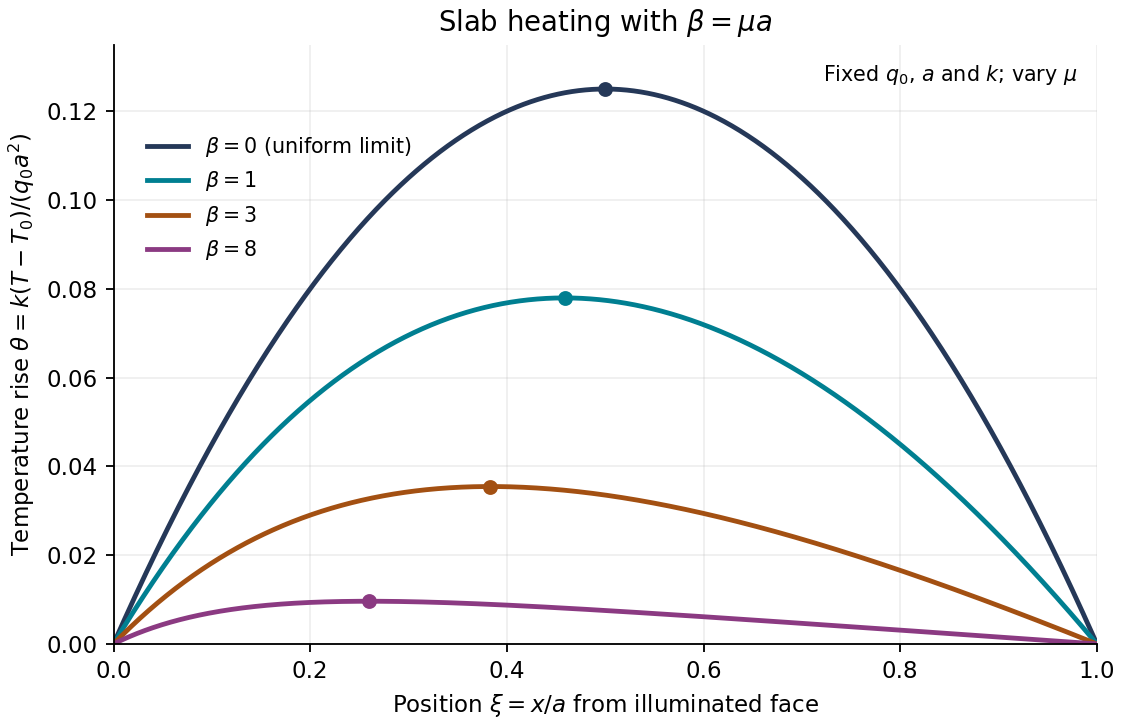

Generate this figure with Python:
"""Original normalized conduction profiles; Python 3.14, numpy, matplotlib.

Output goes to the current working directory, as required by the media Make rule.
All curves follow the derived analytical solution; no source figure is copied.
"""
import matplotlib
matplotlib.use("Agg")
import matplotlib.pyplot as plt
import numpy as np


def temperature_profile(xi, beta):
    """Return k(T-T0)/(q0*a**2) for equal face temperatures."""
    xi = np.asarray(xi)
    if beta == 0:
        return xi * (1 - xi) / 2
    return (-np.expm1(-beta * xi) + np.expm1(-beta) * xi) / beta**2


def peak_location(beta):
    """Return x_max/a, including the uniform-source limit."""
    if beta == 0:
        return 0.5
    return -np.log(-np.expm1(-beta) / beta) / beta


def main():
    xi = np.linspace(0, 1, 1001)
    fig, ax = plt.subplots(figsize=(6.8, 4.4), layout="constrained")
    fig.set_facecolor("white")
    colors = ["#253858", "#007f91", "#a35012", "#8b3a82"]
    for beta, color in zip((0, 1, 3, 8), colors, strict=True):
        label = r"$\beta=0$ (uniform limit)" if beta == 0 else rf"$\beta={beta}$"
        ax.plot(xi, temperature_profile(xi, beta), color=color, lw=2.1, label=label)
        xm = peak_location(beta)
        ax.scatter(xm, temperature_profile(xm, beta), color=color, s=30, zorder=4)
    ax.set(xlim=(0, 1), ylim=(0, 0.135),
           xlabel=r"Position $\xi=x/a$ from illuminated face",
           ylabel=r"Temperature rise $\theta=k(T-T_0)/(q_0a^2)$",
           title=r"Slab heating with $\beta=\mu a$")
    ax.text(0.98, 0.97, r"Fixed $q_0$, $a$ and $k$; vary $\mu$",
            transform=ax.transAxes, ha="right", va="top", fontsize=9)
    ax.grid(alpha=0.2)
    ax.legend(loc="upper left", bbox_to_anchor=(0.015, 0.88), frameon=False, fontsize=9)
    ax.spines[["top", "right"]].set_visible(False)
    fig.savefig("paper-ne2-slab-temperature.png", dpi=165, facecolor="white")
    plt.close(fig)


if __name__ == "__main__":
    main()
